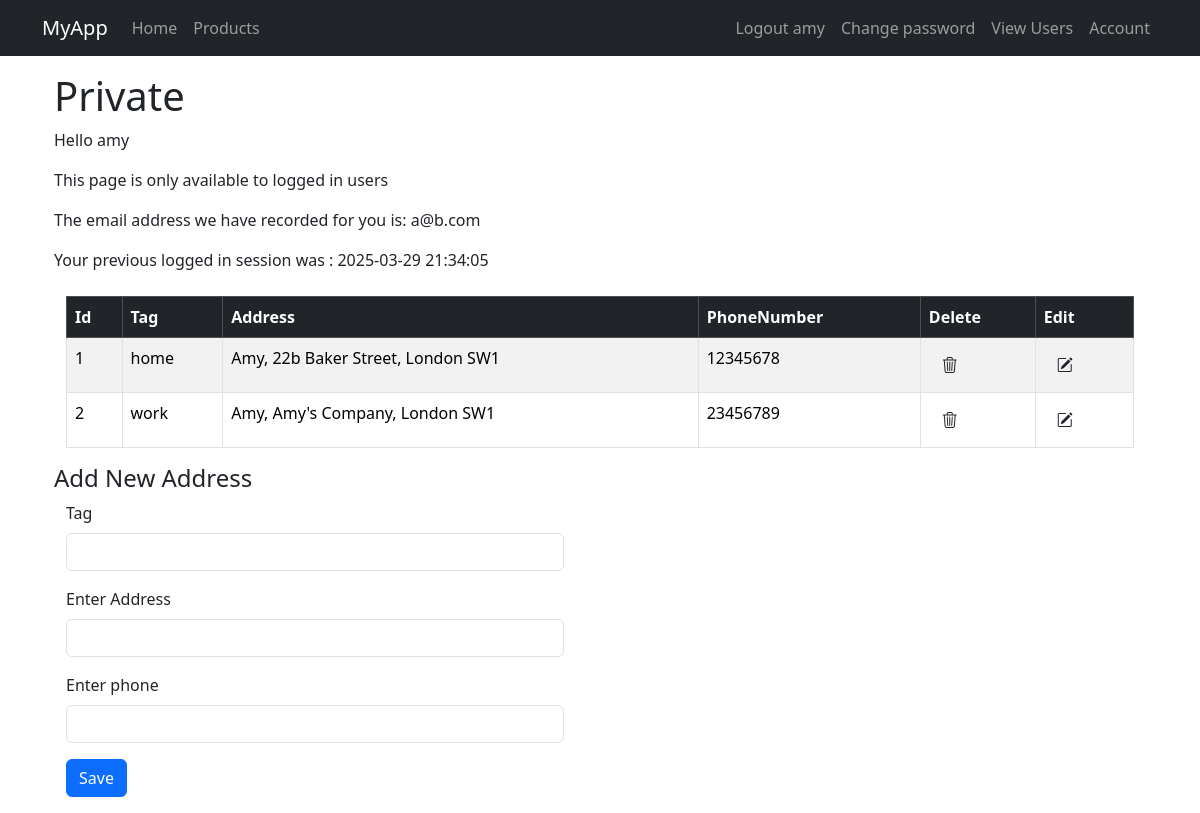
/account (signed in), run on the app's committed database.
### app/models.py (models this page shows, shortened)
@dataclass
class User(UserMixin, db.Model):
    __tablename__ = 'users'
    id: so.Mapped[int] = so.mapped_column(primary_key=True)
    username: so.Mapped[str] = so.mapped_column(sa.String(64), index=True, unique=True)
    email: so.Mapped[str] = so.mapped_column(sa.String(120), index=True, unique=True)
    password_hash: so.Mapped[Optional[str]] = so.mapped_column(sa.String(256))
    role:so.Mapped[int] = so.mapped_column()
    current_login: so.Mapped[Optional[str]] = so.mapped_column(sa.String(120))
    previous_login: so.Mapped[Optional[str]] = so.mapped_column(sa.String(120))
    secondary_email: so.Mapped[Optional[str]] = so.mapped_column(sa.String(120), index=True, unique=True)
    addresses: so.Mapped[list['Address']] = relationship(back_populates='user', cascade='all, delete-orphan') # 1, N
    reviews: so.Mapped[list['Review']] = relationship(back_populates='user', cascade='all, delete-orphan')

class Address(db.Model):
    __tablename__ = 'addresses'
    __table_args__ = (
        sa.UniqueConstraint('tag', 'user_id'), # (home, 1) (home ,2) # for combination for 2 classes
    )
    id: so.Mapped[int] = so.mapped_column(primary_key=True)
    tag: so.Mapped[str] = so.mapped_column(sa.String(16)) # if unique=True -> the whole column unique -> (home,1)
    address: so.Mapped[str] = so.mapped_column(sa.String(256))
    phone: so.Mapped[Optional[str]] = so.mapped_column(sa.String(32))
    user_id: so.Mapped[int] = mapped_column(ForeignKey('users.id'), index=True)  # Table name users.id
    user: so.Mapped['User'] = relationship(back_populates='addresses') # 1, 1

### app/views.py (the view, shortened to what this page needs)
@app.route("/account", methods=['GET', 'POST'])
@login_required
def account():
    form = AddOrEditAddressFrom()
    chooseForm = ChooseForm()
    q = db.select(Address).where(Address.user_id == current_user.id)
    addresses = db.session.scalars(q)
    return render_template('account.html', title="Account", addresses=addresses, form=form, chooseForm=chooseForm)

### app/forms.py
class AddOrEditAddressFrom(FlaskForm):
    addressTag =StringField('Tag', validators=[DataRequired()])
    address = StringField('Enter Address', validators=[DataRequired()])
    phone = StringField('Enter phone')
    submit = SubmitField('Save')
    edit = HiddenField('Edit', default= '-1')

class ChooseForm(FlaskForm):
    choice = HiddenField('Choice')

### app/models.py (called while the page is built)
@login.user_loader
def load_user(id):
    return db.session.get(User, int(id))

### app/templates/account.html (shortened to what this page needs)
{% extends "base.html" %}
{% import "bootstrap_wtf.html" as wtf %}
{% block content %}
<div class="container">
    <h1>Private</h1>
    <p>Hello {{ current_user.username }}</p>
    <p>This page is only available to logged in users</p>
    <p>The email address we have recorded for you is: {{ current_user.email }}</p>
    <p>Your previous logged in session was : {{ current_user.previous_login }}</p>
    <div class="container mt-4">
        <div class="table-responsive">
            <table class="table table-bordered table-striped">
                <thead class="table-dark">
                <tr>
                    <th> Id</th>
                    <th> Tag</th>
                    <th> Address</th>
                    <th> PhoneNumber</th>
                    <th> Delete</th>
                    <th> Edit</th>
                </tr>
                </thead>
                <tbody>
                {% for addr in addresses %}
                <tr>
                    <td>{{ addr.id }}</td>
                    <td>{{ addr.tag }}</td>
                    <td>{{ addr.address }}</td>
                    <td>{{ addr.phone }}</td>
                    <td>
                        <form action="{{ url_for('delete_address') }}" method="post">
                            <button class="btn" type="submit">
                                <i class="bi bi-trash3"></i>
                            </button>
                        </form>
                    </td>
                    <td>
                        <form action="{{ url_for('edit_address') }}" method="post">
                            <button class="btn" type="submit">
                                <i class="bi bi-pencil-square"></i>
                            </button>
                        </form>
                    </td>
                </tr>
                {% endfor %}
                </tbody>
            </table>
        </div>
    </div>
    {% if form.edit.data != '-1' %}
    <div><h4>Edit Address</h4></div>
    {% else %}
    <div><h4>Add New Address</h4></div>
    {% endif %}
    <div class="container row justify-content-start col-6">
        <form method="POST" action="{{ url_for('account') }}" novalidate>
            {{ wtf.form_field(form.addressTag, False) }}
            {{ wtf.form_field(form.address, False) }}
            {{ wtf.form_field(form.phone, False) }}
            {{ wtf.form_field(form.submit, False) }}
        </form>
    </div>
</div>
{% endblock %}

### app/templates/base.html (shortened to what this page needs)
<!doctype html>
<html lang="en">
<head>
    <link
            href="https://cdn.jsdelivr.net/npm/bootstrap@5.3.3/dist/css/bootstrap.min.css"
            rel="stylesheet"
>
    <link rel="stylesheet" href="https://cdn.jsdelivr.net/npm/bootstrap-icons@1.11.3/font/bootstrap-icons.min.css">
</head>
<body>
<nav class="navbar navbar-expand-sm bg-dark" data-bs-theme="dark">
    <div class="container">
        <a class="navbar-brand" href="{{ url_for('home') }}">MyApp</a>
        <div class="collapse navbar-collapse" id="navbarSupportedContent">
            <ul class="navbar-nav me-auto mb-2 mb-lg-0">
                <li class="nav-item">
                    <a class="nav-link" aria-current="page" href="{{ url_for('home') }}">Home</a>
                </li>
                <li>
                    {% if not current_user.is_anonymous %}
                    <a class="nav-link" aria-current="page" href="{{ url_for('products') }}">Products</a>
                    {% endif %}
                </li>
            </ul>
            <ul class="navbar-nav mb-2 mb-lg-0">
                <li class="nav-item">
                    {% if current_user.is_anonymous %}
                    <a class="nav-link" aria-current="page" href="{{ url_for('login') }}">Login</a>
                    {% else %}
                    <a class="nav-link" aria-current="page" href="{{ url_for('logout') }}">Logout
                        {{ current_user.username }}</a>
                    {% endif %}
                </li>
                <li>
                    {% if not current_user.is_anonymous %}
                    <a class="nav-link" aria-current="page" href="{{ url_for('change_password') }}">Change password</a>
                    {% endif %}
                </li>
                <li>
                    {% if not current_user.is_anonymous and (current_user.role == 1) %}
                    <a class="nav-link" aria-current="page" href="{{ url_for('users') }}">View Users</a>
                    {% endif %}
                </li>
                <li class="nav-item">
                    <a class="nav-link" aria-current="page" href="{{ url_for('account') }}">Account</a>
                </li>
            </ul>
        </div>
    </div>
</nav>
<div class="container">
    {% block content %}{% endblock content %}
</div>
</body>
</html>

### data on the page
User: username "amy", email "a@b.com", previous_login "2025-03-29 21:34:05"
Address: id "1", tag "home", address "Amy, 22b Baker Street, London SW1", phone "12345678"
Address: id "2", tag "work", address "Amy, Amy's Company, London SW1", phone "23456789"

### other printed values
{{ field.label(class='form-label') }} "Tag Enter Address Enter phone"
